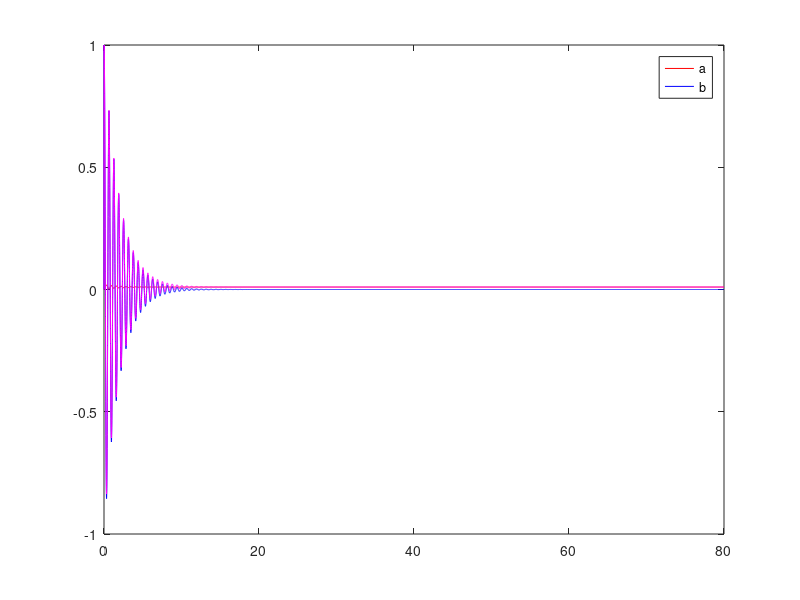
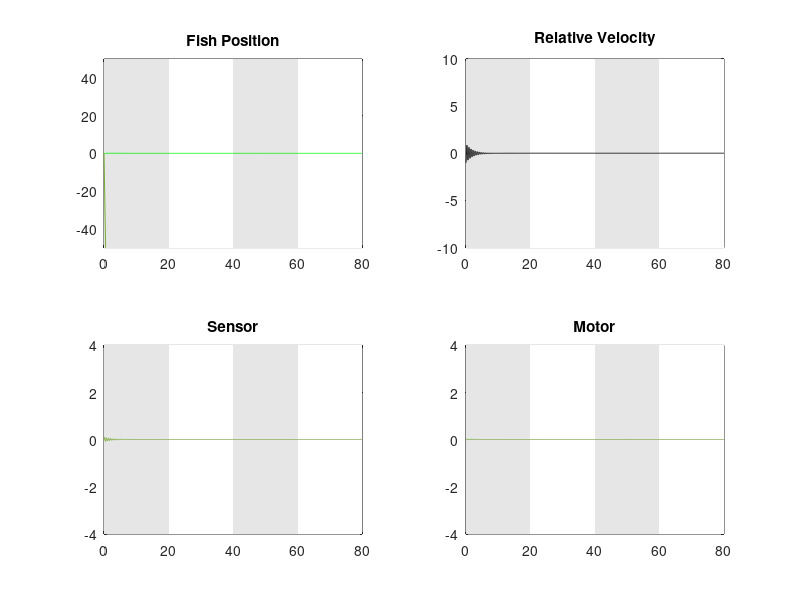

Recreate these plots in MATLAB, in order.
%Brain_Closed_08.m
%Project Title: An agent based model of motor adaption in larval zebrafish
%Description: Closed loop CTRNN model showing motor adaption of 
%Francis Poole
%10.8.14

close all
clf;
clc;
clear;

%Init
dt = 0.01; %Time step (0.01)
T = 80; %Amount of time
time = 0:dt:T; %Time array
tau_b = 1; %Time scale (1)

M(1) = 0; %Motor node start (0)
S(1) = 0; %Sensor node start (0)

w_M = 0; %Motor weight (0)
w_S = 0; %Sensor weight (0)
w_MS = 1; %Motor <- Sensor weight (1)
w_SM = 1; %Sensor <- Motor weight (1)

flow_V = -1; %Flow velocity of water
swim_V(1) = 0; %Swim velocity of fish. Start at rest (0)

fish_X(1) = 0; %Starting fish x position (0)

%Gain parameter
%K(1:T/dt + 1) = 1; %Constant gain
%    OR
high = 100; %(10)
low = 100; %(2)
rest = 0; %(0);
K(1:(T/dt+1)/4) = high;
K((T/dt+1)/4:(T/dt+1)/2) = low;
K((T/dt+1)/2:3*(T/dt+1)/4) = high;
K(3*(T/dt+1)/4:(T/dt+1)) = low;

for t = 1:length(time) - 1
    M(t+1) = M(t) + 1/tau_b * dt * (-M(t) + w_M * M(t) + w_MS * S(t)); %Update motor node
    S(t+1) = S(t) + 1/tau_b * dt * (-S(t) + w_S * S(t) + w_SM * M(t) - (swim_V(t) + flow_V)); %Update sensor node
    X1(t+1) =  w_SM * M(t); 
    X2(t+1) = -(swim_V(t) + flow_V);
    swim_V(t+1) = K(t+1) * M(t+1); %Update swim velocity
    fish_X(t+1) = fish_X(t) + dt * (swim_V(t) + flow_V); %Update fish position
end
swim_V(t+1) = K(t) * M(t); %Update final swim velocity

plot(time,X1,'r');
hold on;
plot(time,X2,'b');
plot(time,X1+X2,'m');
hold off;
legend('a','b');

%Plot 1
%Fish Movement Animation
% for t = 1:10:length(time) - 1
%     plot(time(1:t),fish_X(1:t),'g');
%     hold on
%     plot(time(t),fish_X(t),'gO');
%     hold off
%     xlim([0,T]);
%     ylim([min(fish_X),max(fish_X)]);
%     pause(0.01);
% end

%Plot 2
%Fish Position
figure();
subplot(2,2,1)
area([0,T/4],[50,50],-50,'FaceColor',[0.9,0.9,0.9],'LineStyle','none')
hold on;
area([T/4,T/2],[50,50],-50,'FaceColor','w','LineStyle','none')
area([T/2,3*T/4],[50,50],-50,'FaceColor',[0.9,0.9,0.9],'LineStyle','none')
area([3*T/4,T],[50,50],-50,'FaceColor','w','LineStyle','none')
plot(time,fish_X,'g');
plot([0,T],[0,T/dt*flow_V]);
%axis([0,T,-1.5,0])
hold off;
xlim([0,T]);
ylim([-50,50])

title('Fish Position');

%Relative Velocity
subplot(2,2,2)
area([0,T/4],[10,10],-10,'FaceColor',[0.9,0.9,0.9],'LineStyle','none')
hold on;
area([T/4,T/2],[10,10],-10,'FaceColor','w','LineStyle','none')
area([T/2,3*T/4],[10,10],-10,'FaceColor',[0.9,0.9,0.9],'LineStyle','none')
area([3*T/4,T],[10,10],-10,'FaceColor','w','LineStyle','none')
plot(time,flow_V+swim_V,'k');
hold off
ylim([-10,10]);
xlim([0,T]);
title('Relative Velocity');

%Sensor
subplot(2,2,3)
area([0,T/4],[4,4],-4,'FaceColor',[0.9,0.9,0.9],'LineStyle','none')
hold on;
area([T/4,T/2],[4,4],-4,'FaceColor','w','LineStyle','none')
area([T/2,3*T/4],[4,4],-4,'FaceColor',[0.9,0.9,0.9],'LineStyle','none')
area([3*T/4,T],[4,4],-4,'FaceColor','w','LineStyle','none')
plot(time, S)
hold off;
ylim([-4,4]);
xlim([0,T]);
title('Sensor');

%Motor
subplot(2,2,4);
area([0,T/4],[4,4],-4,'FaceColor',[0.9,0.9,0.9],'LineStyle','none')
hold on;
area([T/4,T/2],[4,4],-4,'FaceColor','w','LineStyle','none')
area([T/2,3*T/4],[4,4],-4,'FaceColor',[0.9,0.9,0.9],'LineStyle','none')
area([3*T/4,T],[4,4],-4,'FaceColor','w','LineStyle','none')
plot(time, M);
hold off;
ylim([-4,4]);
xlim([0,T]);
title('Motor');